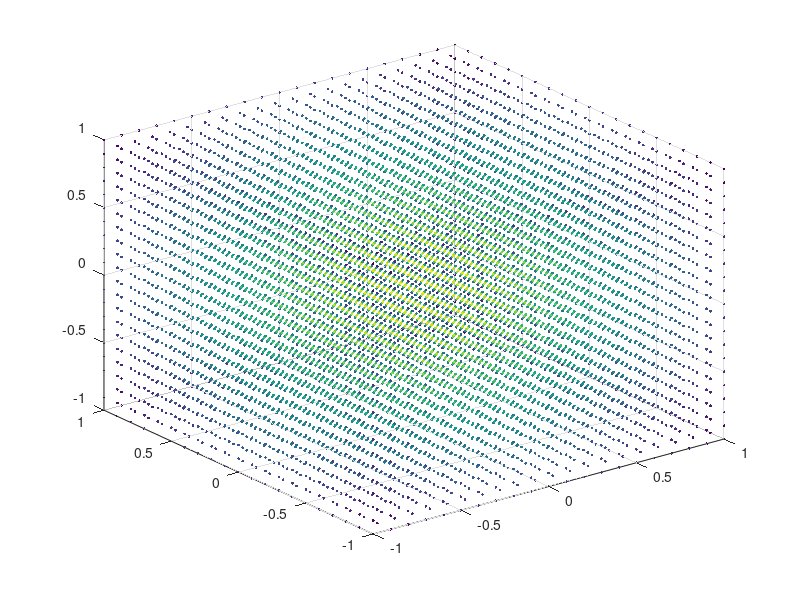

Write MATLAB code to recreate this figure.
clear;clc;close all;

mean = [0;0;0];		% [phi1;phi2;y0]
cov  = [1,0,0;0,1,0;0,0,1];

[X,Y,Z] = meshgrid(-1:0.1:1,-1:0.1:1,-1:0.1:1);

FlatX = X(:);
FlatY = Y(:);
FlatZ = Z(:);

XYZ = [FlatX';FlatY';FlatZ'];

Diff = XYZ-repmat(mean,1,size(XYZ,2));

DiffT = Diff';

for i = 1 : size(Diff,2)
	P(i) = (1/(2*pi)^(3/2)*sqrt(det(cov)))*exp(-(DiffT(i,:)*inv(cov)*Diff(:,i))/2);
end

scatter3(FlatX,FlatY,FlatZ,4,P,'filled');